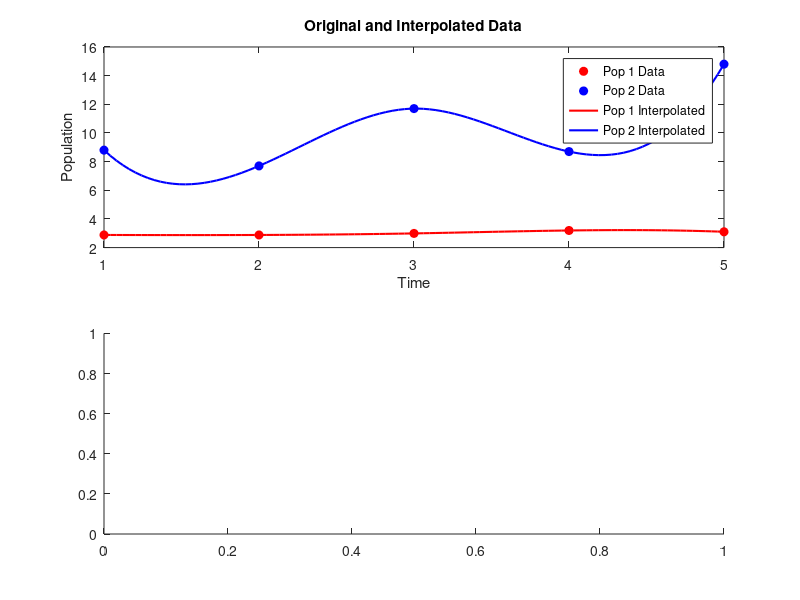

Write the MATLAB code that produced this figure. (Note: this script raises an error after producing the figure.)
% data
time1 = [1, 2, 3, 4, 5];
pop1 = [2.882, 2.881, 2.990, 3.194, 3.104]; 

time2 = [1, 2, 3, 4, 5]; 
pop2 = [8.8, 7.7, 11.7, 8.7, 14.8]; 

% common time grid
common_time = linspace(min([time1, time2]), max([time1, time2]), 100);

% interpolate data onto the common time grid
pop1_interp = interp1(time1, pop1, common_time, 'spline');
pop2_interp = interp1(time2, pop2, common_time, 'spline');

% combine interpolated data
data_matrix = [pop1_interp(:), pop2_interp(:)];

% mean-center the data
mean_values = mean(data_matrix); % Compute mean of each column
data_centered = data_matrix - mean_values; % Subtract mean

% covariance matrix
cov_matrix = (data_centered' * data_centered) / (size(data_centered, 1) - 1);

% compute eigenvalues and eigenvectors of C
[eig_vectors, eig_values] = eig(cov_matrix); 

% eigenvalues
[eig_values_sorted, idx] = sort(diag(eig_values), 'descend');
eig_vectors_sorted = eig_vectors(:, idx);

eigenvalue_ratio = eig_values_sorted(1) / eig_values_sorted(2);

% results
disp('Eigenvalues:');
disp(eig_values_sorted);

disp('Principal Component Coefficients:');
disp(eig_vectors_sorted);

disp('Eigenvalue Ratio:')
disp(eigenvalue_ratio)

% plot
figure;
subplot(2,1,1);
plot(time1, pop1, 'ro', 'MarkerFaceColor', 'r'); hold on;
plot(time2, pop2, 'bo', 'MarkerFaceColor', 'b');
plot(common_time, pop1_interp, 'r-', 'LineWidth', 1.5);
plot(common_time, pop2_interp, 'b-', 'LineWidth', 1.5);
legend('Pop 1 Data', 'Pop 2 Data', 'Pop 1 Interpolated', 'Pop 2 Interpolated');
xlabel('Time'); ylabel('Population');
title('Original and Interpolated Data');

subplot(2,1,2);
scatter(pc_scores(:,1), pc_scores(:,2), 'k', 'filled');
xlabel('PC1'); ylabel('PC2');
title('Principal Component Analysis of Population Data');
grid on;
